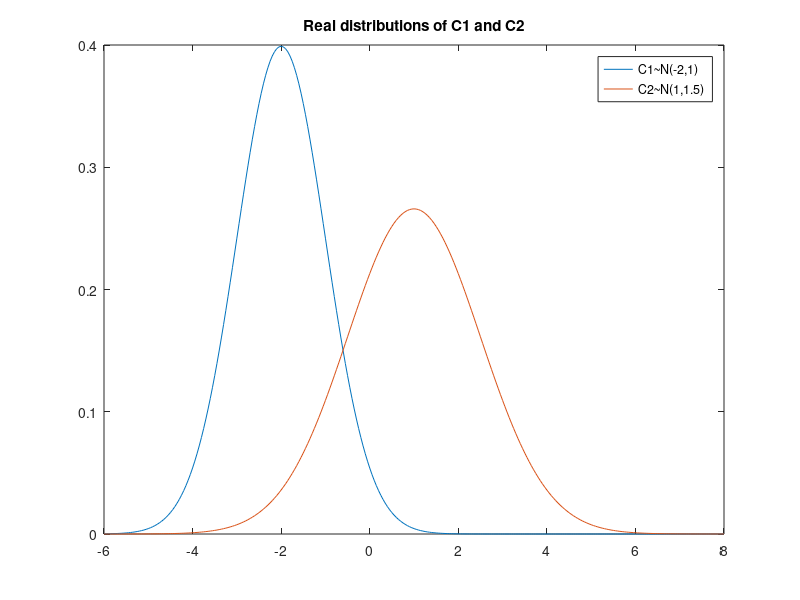
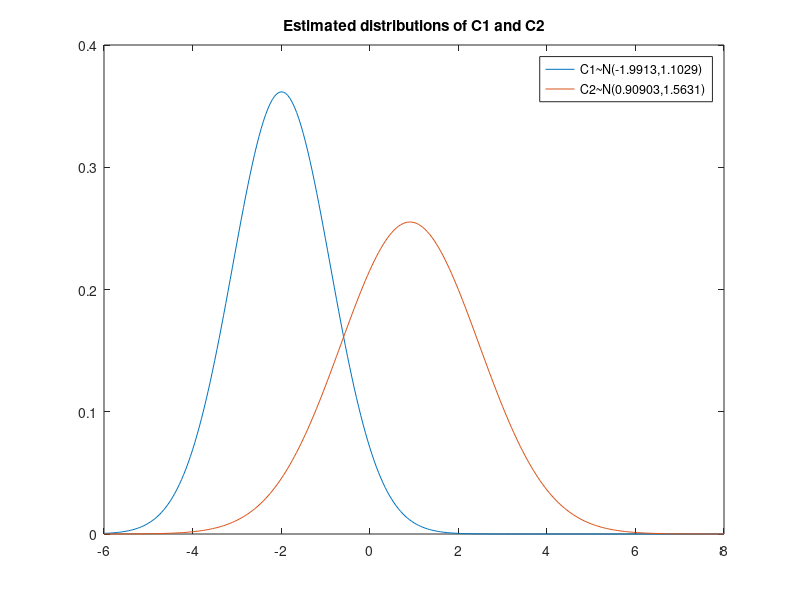

Write the MATLAB code that produced these figures, in order. (Note: this script raises an error after producing the figures.)
%authors: 
% Matan Finch, id 300895315
% Gilad Eini , id 034744920

%Q1
%taks A: create 300 samples for each class (C1, C2)
sampleSize = 300;
%create Data for C1 ~N(-2,1)
miuC1 = -2;
sigC1 = 1;
%dataC1 = normrnd(miuC1, sigC1, [300 1]); 
dataC1 = sigC1*randn(1,sampleSize) + miuC1;

%create Data for C2 ~N(1,1.5)
miuC2 = 1;
sigC2 = 1.5;
%dataC2 = normrnd(miuC2, sigC2, [300 1]);
dataC2 = sigC2*randn(1,sampleSize) + miuC2;

%Task B: estimate paramters for each class and comapare to real values
%estimate miu,sig for C1 and C2
estimatedMiuC1 = (1/sampleSize)*sum(dataC1);
estimatedSigC1 = sqrt((1/sampleSize)*sum((dataC1-estimatedMiuC1).^2));
estimatedMiuC2 = (1/sampleSize)*sum(dataC2);
estimatedSigC2 = sqrt((1/sampleSize)*sum((dataC2-estimatedMiuC2).^2));

%plot C1 real distribution vs C2 real distribution
plotScale = -6:.05:8;
gausRealC1 = normpdf(plotScale,miuC1,sigC1);
gausRealC2 = normpdf(plotScale,miuC2,sigC2);
figure;
plot(plotScale,gausRealC1,plotScale,gausRealC2);
title('Real distributions of C1 and C2');
legend(['C1~N(' num2str(miuC1) ',' num2str(sigC1) ')'], ['C2~N(' num2str(miuC2) ',' num2str(sigC2) ')']);
 

%plot C1 estimated distribution vs C2 estimated distribution
gausEstimateC1 = normpdf(plotScale,estimatedMiuC1,estimatedSigC1);
gausEstimateC2 = normpdf(plotScale,estimatedMiuC2,estimatedSigC2);
figure;
plot(plotScale,gausEstimateC1,plotScale,gausEstimateC2);
title('Estimated distributions of C1 and C2'); 
legend(['C1~N(' num2str(estimatedMiuC1) ',' num2str(estimatedSigC1) ')'], ['C2~N(' num2str(estimatedMiuC2) ',' num2str(estimatedSigC2) ')']);
 

%Task C: make a decision rule
%solve P(X|C1) == P(X|C2):
syms x;
eqnLeft  = (1/(estimatedSigC1*sqrt(2*pi)))*exp(-(x-estimatedMiuC1)^2/(2*estimatedSigC1^2));%P(X|C1)*lamdaC2C1 // lamdaC2C1 == lamdaC1C2 == 1
eqnRight = (1/(estimatedSigC2*sqrt(2*pi)))*exp(-(x-estimatedMiuC2)^2/(2*estimatedSigC2^2));%P(X|C2)*lamdaC1C2
solx = solve( eqnLeft == eqnRight , x);
solx = double(solx);
solx = solx(2,1);
%add to plot the decision rule
figure;
plot(plotScale,gausEstimateC1,plotScale,gausEstimateC2);
hold on
y1=get(gca,'ylim');
plot([solx solx],y1);
hold off
title('Estimated distributions of C1 and C2 with decision rule'); 
legend(['C1~N(' num2str(estimatedMiuC1) ',' num2str(estimatedSigC1) ')'], ['C2~N(' num2str(estimatedMiuC2) ',' num2str(estimatedSigC2) ')'], ['decision: ' num2str(solx)]);
%calculate error
%all above solx(decision) and belongs to C1 is error
misClassifyC1 = sum(dataC1>solx);
%all bellow solx(decision) and belongs to C2 is error
misClassifyC2 = sum(dataC2<solx);
%total error average
errorRate = (misClassifyC1 + misClassifyC2) / (sampleSize*2);
disp(['Error rate (same loss values)is ' num2str(errorRate)]);
 
%Task D: add non-symetric cost
%solve P(X|C1) == P(X|C2):
syms x;
eqnLeft  = (1/(estimatedSigC1*sqrt(2*pi)))*exp(-(x-estimatedMiuC1)^2/(2*estimatedSigC1^2));%P(X|C1)*lamdaC2C1 // lamdaC2C1 4
eqnRight = (1/(estimatedSigC2*sqrt(2*pi)))*exp(-(x-estimatedMiuC2)^2/(2*estimatedSigC2^2));%P(X|C2)*lamdaC1C2 // lamdaC1C2 1
solxBias = solve( 4*eqnLeft == eqnRight , x);
solxBias = double(solxBias);
solxBias = solxBias(2,1);
%add to plot the decision rule
figure;
plot(plotScale,gausEstimateC1,plotScale,gausEstimateC2);
hold on
y1=get(gca,'ylim');
plot([solx solx],y1, [solxBias solxBias],y1);
hold off
title('Estimated distributions of C1 and C2 with 2 decisions rules(old and new)'); 
legend(['C1~N(' num2str(estimatedMiuC1) ',' num2str(estimatedSigC1) ')'], ['C2~N(' num2str(estimatedMiuC2) ',' num2str(estimatedSigC2) ')'], ['decision: ' num2str(solx)], ['new decision: ' num2str(solxBias)]);
%all above solx(decision) and belongs to C1 is error
misClassifyC1 = sum(dataC1>solxBias);
%all bellow solx(decision) and belongs to C2 is error
misClassifyC2 = sum(dataC2<solxBias);
%total error average
errorRate = (misClassifyC1 + misClassifyC2) / (sampleSize*2);
disp(['Error rate (c1 loss is bigger)is ' num2str(errorRate)]);



